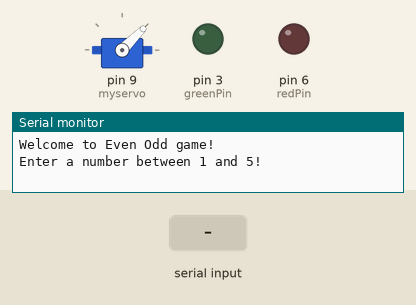
A sketch run on a simulated Arduino Uno, built with avr-gcc and run on an emulated ATmega328P. On the bench: servo, output pins drawn as LEDs (lit = HIGH), the last lines printed to the serial monitor. The inputs (shaded band) are chosen by the test bench. Random numbers use the default seed unless the sketch sets one.

Above: at 1.2 s.
1.3 s: "even" received over Serial
3.8 s: "5\n" received over Serial
5.3 s: "odd" received over Serial
At 6.45 s:
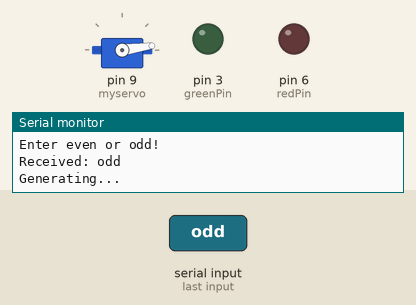
At 12.5 s:
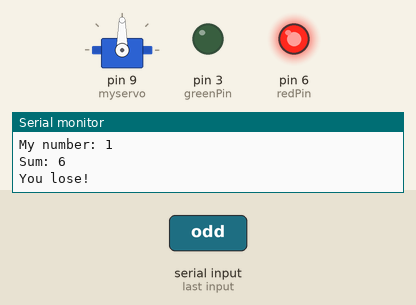
Timing chart, 0 to 14.3 s (numbered marks = the images above; inputs shaded):
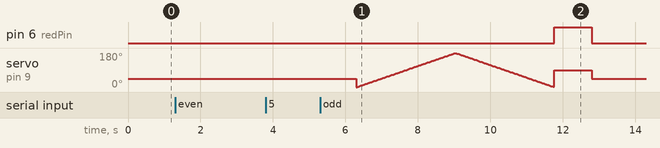

The sketch:

ohalle2lab5.ino
```cpp
/*
   1- Author: Omkarnath Halleppanawar - 665916886
   2- Lab: Lab 5 - Communication
   3- Description: Implements an even odd guessing game that lights up an led green or red whether you win or lose
   and points a servo propeller towards the corresponding led
   4-Lab Questions:
What does the myservo() function do? myservo is a servo object that is created to control the servo. In the code I use
the myservo.attach() function which attaches the servo on a certain pin to the servo object, and myservo.write() which
sets the servo position at the specified angle value.
What are the angles of the servo motor for the three directions? red -> 90, neutral -> 45, green->20
What functions/methods did you use to take input? I used Serial.readString() and Serial.parseInt(), as well as
 Serial.available() to check if there is anything in the serial receive buffer
   5- References: resources given in the lab writeup
   6- Demo: in-person demonstration TA: Elijah Parr 10:00 AM 3/13/2023
*/

#include <Servo.h>

Servo myservo;  // create servo object to control a servo
// twelve servo objects can be created on most boards

int pos = 0;    // variable to store the servo position

const unsigned int MAX_MESSAGE_LENGTH = 12;
int num; // user inputted number
int parity; // 0 for even 1 for odd
int redPin = 6;
int greenPin = 3;
bool valid = true; // input is valid

void setup() {
  myservo.attach(9);  // attaches the servo on pin 9 to the servo object
  //Serial.begin(9600);
  pinMode(redPin, OUTPUT);
  pinMode(greenPin, OUTPUT);
  randomSeed(analogRead(A0));
}

void loop() {
  valid = true; // reset for new game
  myservo.write(45); // neutral position
  digitalWrite(greenPin, 0); // reset for new game
  digitalWrite(redPin, 0); // reset for new game
  Serial.begin(9600);
  Serial.println("Welcome to Even Odd game!");
  Serial.println("Enter a number between 1 and 5!");
  while (Serial.available() == 0) {};
  while (Serial.available() > 0) {
    num = Serial.parseInt();
    if (num < 1 || num > 5) {
      valid = false; // invalid input
      Serial.println("Invalid input");
      break;
    }
    String message = "Received: " + String(num);
    Serial.println(message);
    Serial.end();
  }
  if (valid) {
    Serial.begin(9600);
    Serial.println("Enter even or odd!");
    while (Serial.available() == 0) {};
    while (Serial.available() > 0) {
      String input = Serial.readString();
      input.trim();
      String message = "Received: " + input;
      if (input == "even") {
        parity = 0;
      } else if (input == "odd") {
        parity = 1;
      } else {
        valid = false; // invalid input
        Serial.println("Invalid input");
        break;
      }
      Serial.println(message);
      //Serial.end();
    }
    if (valid) {
      Serial.println("Generating...");
      int randomNum = random(1, 5);

      for (pos = 0; pos <= 180; pos += 1) { // goes from 0 degrees to 180 degrees
      // in steps of 1 degree
        myservo.write(pos);              // tell servo to go to position in variable 'pos'
        delay(15);                       // waits 15ms for the servo to reach the position
      }
      for (pos = 180; pos >= 0; pos -= 1) { // goes from 180 degrees to 0 degrees
        myservo.write(pos);              // tell servo to go to position in variable 'pos'
        delay(15);                       // waits 15ms for the servo to reach the position
      }
      int sum = num + randomNum;
      String m1 = "My number: " + String(randomNum);
      String m2 = "Sum: " + String(sum);
      Serial.println(m1);
      Serial.println(m2);
      if (sum % 2 == parity) { // won game
        Serial.println("You win!");
        myservo.write(20);
        digitalWrite(greenPin, 1); // light up green
      } else { // lost game
        Serial.println("You lose!");
        myservo.write(90);
        digitalWrite(redPin, 1); // light up red
      }
    }
  }
  Serial.end();
  delay(1000); // delay before new game

}
```

Measured:
- after the input at 5.3 s, pin 6 (redPin): LOW → HIGH after 6.5 s, → LOW 1.0 s later
